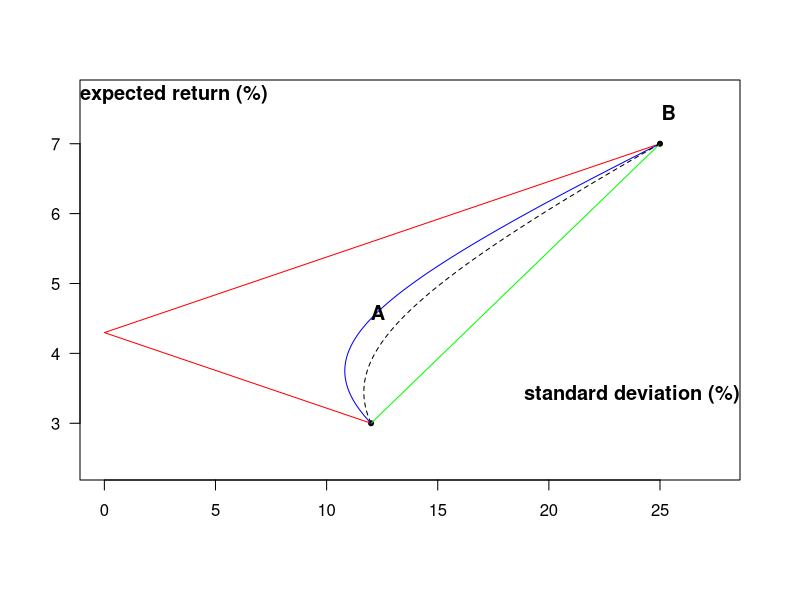
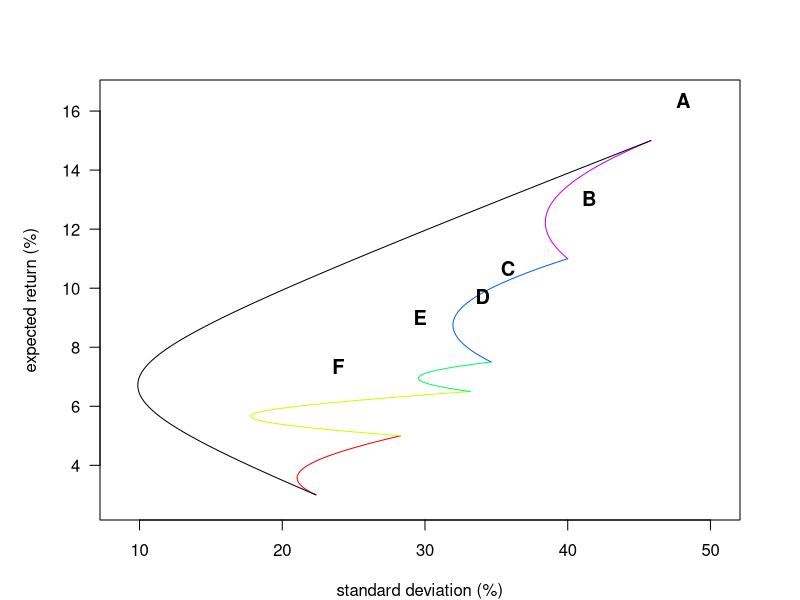

Here is the R script that generated these plots, in order:

#####################   WILLIAM ARRATA - ESSEC PORTFOLIO MANAGEMENT COURSE WINTER 2023   ################

#######   INFLUENCE OF THE CORRELATON COEFFICIENT VALUE BETWEEN TWO ASSETS ON PORTFOLIO'S RISK   ########

mu<-c(3,7)*1e-2                            #Expected returns on assets A and B
V<-c(1.44, 6.25)*1e-2                      #Variance on assets A and B

w<-seq(0,1,length.out=300)
w<-cbind(w,rev(w))                         #a range of weights for both assets in the portfolio
mean<-100*w%*%mu                           #portfolio expected returns
rho<-c(-1,1,0,0.25)                        #different values for the correlation coefficient
sd<-apply(cbind(V[1],replicate(2,sqrt(prod(V))*rho),V[2]),1,list)   #all covariances matrix
pair<-list()                               
for (i in seq_along(rho)){
  pair[[i]]<-cbind(100*sqrt(diag(w%*%matrix(sd[[i]][[1]],nrow=2)%*%t(w))),mean)}  #portfolio coordinates

#Graph of the 300 portfolios in the mean standard deviation space
xlim<-range(do.call(rbind,pair)[,1])*1.1
ylim<-range(mean)*c(0.8,1.1)
colv<-c(rainbow(length(rho)-1),"black")
lty<-rep(1:2,c(length(rho)-1,1))

par(mar=c(6, 4, 4, 3),xpd=T)
plot(pair[[1]][c(1,length(mean)),], las=1,xlab="", ylab="",xlim=xlim, ylim=ylim,pch=20)
mapply(lines, pair, col=colv,lty=lty)
mapply(title, c("expected return (%)", "standard deviation (%)",expression("A","B")),
       adj=c(0,1,0.45,0.9),line=c(-1,-16,-12,-2))
legend("bottom", horiz=T,inset = c(0,-0.4),text.col=colv,pch=rep(NA,4),lty=rep(1,4),col=colv, bty="n",
       legend= expression(paste(rho,"=",-1),paste(rho,"=",1),paste(rho,"=",0),paste(rho,"=",0.25)))


#######################################   COMBINING ASSET BY PAIRS   ##################################

w_a<-seq(0,1,length.out=300)
w_a<-cbind(w_a,rev(w_a))                                        #a range of weights for each asset in the portfolio

mu_c<-list(c(0.03,0.05),c(0.05,0.065),c(0.065,0.075),              #expected returns
           c(0.075,0.11),c(0.11,0.15),c(0.03,0.15))
sig<-list(c(0.05,0.08,0.03),c(0.08,0.11,-0.03),c(0.11,0.12,0.06),  #covariances
          c(0.12,0.16,0.07),c(0.16,0.21,0.12),c(0.05,0.21,-0.08))

mu_tot<-sd_tot<-pair_tot<-list()                          #portfolios' expected returns and standard deviations
for (i in seq_along(mu_c)){
  mu_tot[[i]]<-100*w_a%*%mu_c[[i]]
  sd_tot[[i]]<-100*sqrt(diag(w_a%*%matrix(sig[[i]][c(1,3,3,2)],nrow=2)%*%t(w_a)))
  pair_tot[[i]]<-cbind(sd_tot[[i]],mu_tot[[i]])}

#graph
xaxis<-range(sd_tot)*c(0.9,1.1)
yaxis<-range(mu_tot)*c(0.9,1.1)
adj<-c(0.92,0.77,0.64,0.6,0.5,0.37)
line<-c(-1.4,-6.3,-9.8,-11.2,-12.25,-14.7)
col<-c(rainbow(length(mu_c)-1),"black")
asset<-LETTERS[seq_along(mu_c)]

par(mar=c(4,5,4,3))
plot(NA, xlab="standard deviation (%)", ylab="expected return (%)",xlim=xaxis, ylim=yaxis, las=1)
mapply(lines, pair_tot, col=col,pch=20)
mapply(title, asset, adj=adj,line=line)
